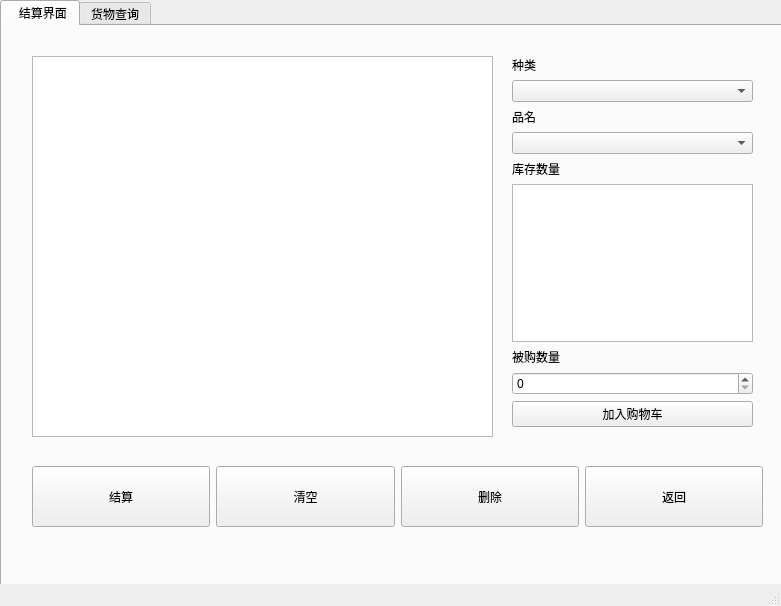
<?xml version="1.0" encoding="UTF-8"?>
<ui version="4.0">
 <class>staff_operation</class>
 <widget class="QMainWindow" name="staff_operation">
  <property name="geometry">
   <rect>
    <x>0</x>
    <y>0</y>
    <width>781</width>
    <height>606</height>
   </rect>
  </property>
  <property name="windowTitle">
   <string>MainWindow</string>
  </property>
  <property name="styleSheet">
   <string notr="true">background-image: url(:/pic/timg.jpg);</string>
  </property>
  <widget class="QWidget" name="centralwidget">
   <widget class="QTabWidget" name="tabWidget">
    <property name="geometry">
     <rect>
      <x>0</x>
      <y>0</y>
      <width>1081</width>
      <height>731</height>
     </rect>
    </property>
    <property name="currentIndex">
     <number>0</number>
    </property>
    <widget class="QWidget" name="pay_tab">
     <attribute name="title">
      <string>  结算界面</string>
     </attribute>
     <widget class="QWidget" name="horizontalLayoutWidget">
      <property name="geometry">
       <rect>
        <x>30</x>
        <y>440</y>
        <width>731</width>
        <height>61</height>
       </rect>
      </property>
      <layout class="QHBoxLayout" name="horizontalLayout">
       <item>
        <widget class="QPushButton" name="wind_up_Btn">
         <property name="sizePolicy">
          <sizepolicy hsizetype="Minimum" vsizetype="Expanding">
           <horstretch>0</horstretch>
           <verstretch>0</verstretch>
          </sizepolicy>
         </property>
         <property name="text">
          <string>结算</string>
         </property>
        </widget>
       </item>
       <item>
        <widget class="QPushButton" name="clean_Btn">
         <property name="sizePolicy">
          <sizepolicy hsizetype="Minimum" vsizetype="Expanding">
           <horstretch>0</horstretch>
           <verstretch>0</verstretch>
          </sizepolicy>
         </property>
         <property name="text">
          <string>清空</string>
         </property>
        </widget>
       </item>
       <item>
        <widget class="QPushButton" name="delete_Btn">
         <property name="sizePolicy">
          <sizepolicy hsizetype="Minimum" vsizetype="Expanding">
           <horstretch>0</horstretch>
           <verstretch>0</verstretch>
          </sizepolicy>
         </property>
         <property name="text">
          <string>删除</string>
         </property>
        </widget>
       </item>
       <item>
        <widget class="QPushButton" name="back_Btn">
         <property name="sizePolicy">
          <sizepolicy hsizetype="Minimum" vsizetype="Expanding">
           <horstretch>0</horstretch>
           <verstretch>0</verstretch>
          </sizepolicy>
         </property>
         <property name="text">
          <string>返回</string>
         </property>
        </widget>
       </item>
      </layout>
     </widget>
     <widget class="QTableView" name="goods_tableView">
      <property name="geometry">
       <rect>
        <x>30</x>
        <y>30</y>
        <width>461</width>
        <height>381</height>
       </rect>
      </property>
     </widget>
     <widget class="QWidget" name="verticalLayoutWidget">
      <property name="geometry">
       <rect>
        <x>510</x>
        <y>30</y>
        <width>241</width>
        <height>371</height>
       </rect>
      </property>
      <layout class="QVBoxLayout" name="verticalLayout">
       <item>
        <widget class="QLabel" name="label">
         <property name="text">
          <string>种类</string>
         </property>
        </widget>
       </item>
       <item>
        <widget class="QComboBox" name="comboBox"/>
       </item>
       <item>
        <widget class="QLabel" name="label_2">
         <property name="text">
          <string>品名</string>
         </property>
        </widget>
       </item>
       <item>
        <widget class="QComboBox" name="comboBox_2"/>
       </item>
       <item>
        <widget class="QLabel" name="label_4">
         <property name="text">
          <string>库存数量</string>
         </property>
        </widget>
       </item>
       <item>
        <widget class="QTextBrowser" name="textBrowser"/>
       </item>
       <item>
        <widget class="QLabel" name="label_3">
         <property name="text">
          <string>被购数量</string>
         </property>
        </widget>
       </item>
       <item>
        <widget class="QSpinBox" name="spinBox">
         <property name="sizePolicy">
          <sizepolicy hsizetype="Minimum" vsizetype="Expanding">
           <horstretch>0</horstretch>
           <verstretch>0</verstretch>
          </sizepolicy>
         </property>
         <property name="maximum">
          <number>999</number>
         </property>
        </widget>
       </item>
       <item>
        <widget class="QPushButton" name="add_goods_Btn">
         <property name="text">
          <string>加入购物车</string>
         </property>
        </widget>
       </item>
      </layout>
     </widget>
    </widget>
    <widget class="QWidget" name="check_tab">
     <attribute name="title">
      <string>货物查询</string>
     </attribute>
     <widget class="QTableWidget" name="tableWidget">
      <property name="geometry">
       <rect>
        <x>30</x>
        <y>40</y>
        <width>691</width>
        <height>391</height>
       </rect>
      </property>
     </widget>
     <widget class="QPushButton" name="return_Btn">
      <property name="geometry">
       <rect>
        <x>540</x>
        <y>460</y>
        <width>181</width>
        <height>51</height>
       </rect>
      </property>
      <property name="text">
       <string> 返回</string>
      </property>
     </widget>
    </widget>
   </widget>
  </widget>
  <widget class="QMenuBar" name="menubar">
   <property name="geometry">
    <rect>
     <x>0</x>
     <y>0</y>
     <width>781</width>
     <height>26</height>
    </rect>
   </property>
  </widget>
  <widget class="QStatusBar" name="statusbar"/>
 </widget>
 <resources/>
 <connections/>
</ui>
